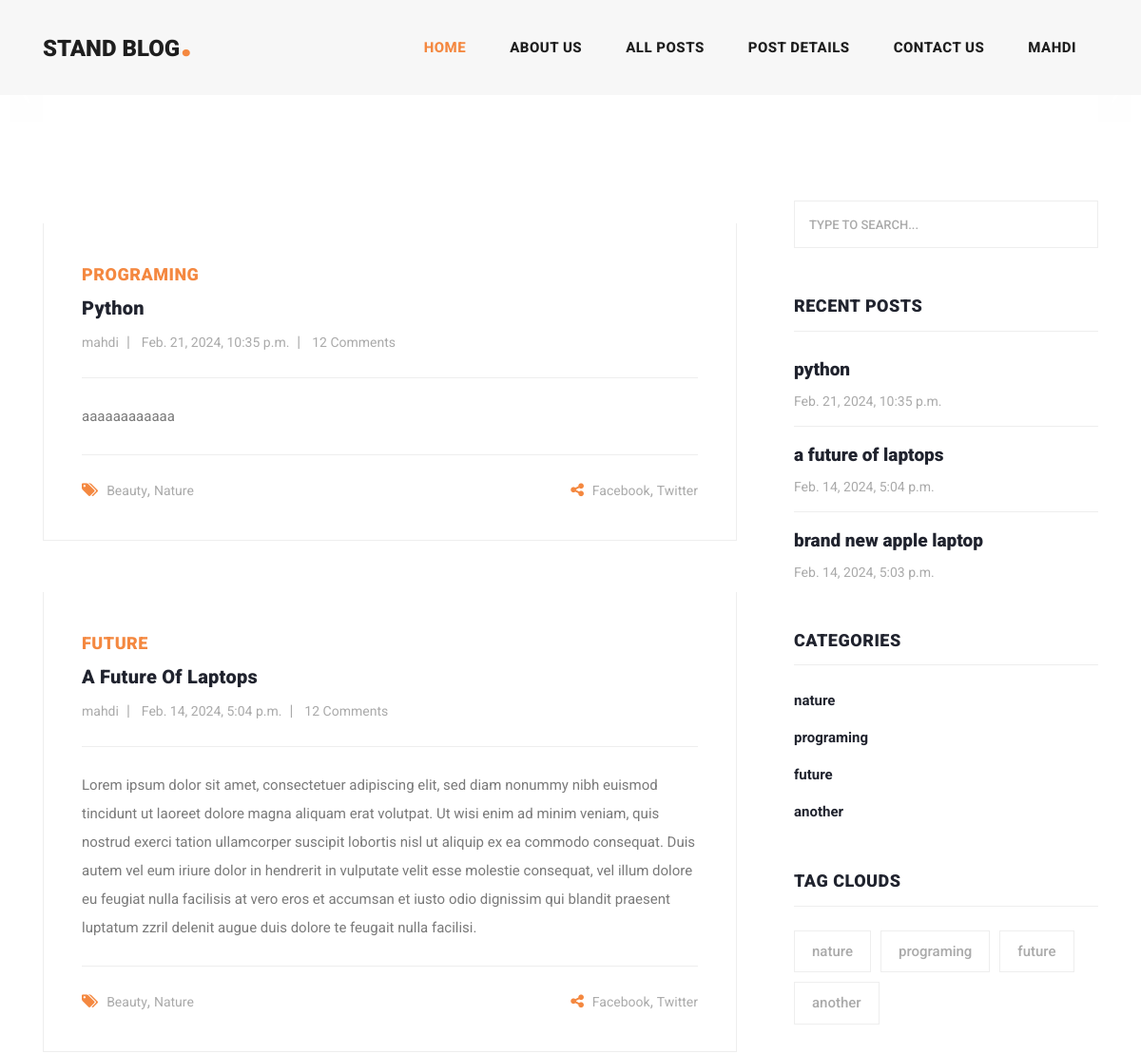
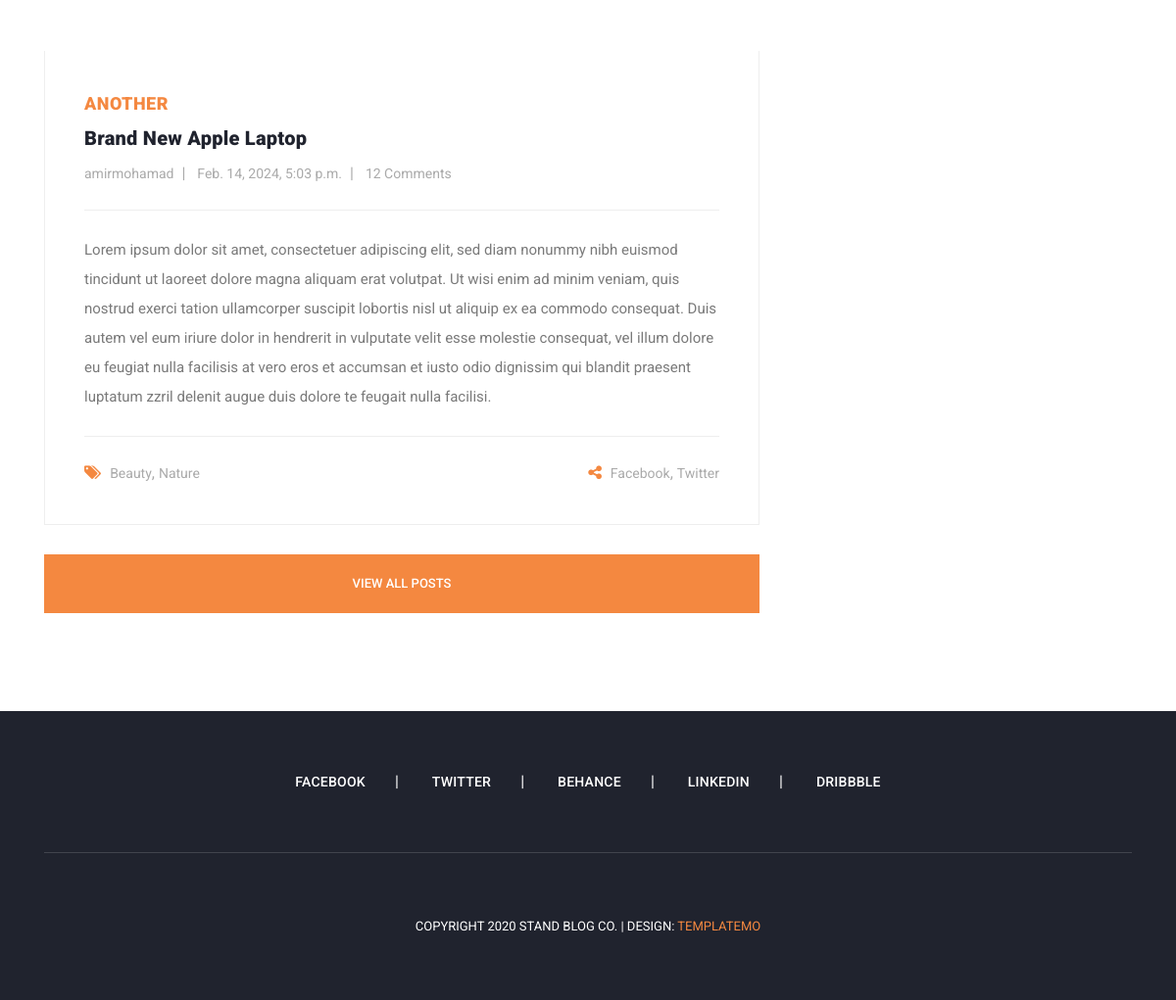
The app's page / (signed in) with its own data (2 pictures, top to bottom).
### blog_app/models.py (models this page shows, shortened)
class Article(models.Model):
    title = models.CharField(max_length=50)
    content = models.TextField()
    pub_date = models.DateTimeField(auto_now_add=True)
    category = models.ManyToManyField(Category, related_name='article')
    writer = models.ForeignKey(User, on_delete=models.CASCADE)
    myfiles = models.BinaryField(null=True)
    objects = models.Manager()
    objects_manager = Article_objects()
    is_published = models.BooleanField(default=True)
    image = models.ImageField(upload_to='blog_images', null=True, blank=True)
    slug = models.SlugField(null=True, unique=True, blank=True)
    def get_absolute_url(self):
        return reverse('blog_app:details', kwargs={'slug': self.slug})
    class Meta:
        ordering = ['-pub_date']

class Category(models.Model):
    name = models.CharField(max_length=50)
    slug = models.SlugField()
    def __str__(self):
        return self.name
    def get_absolute_url(self):
        return reverse('blog_app:category_details', kwargs={'slug': self.slug})

### main_app/views.py (the view)
# urls.py: path('',views.index, name='index')
def index(request):
    articles = Article.objects.all()
    recent_articles = Article.objects.all().order_by('-pub_date')[:3]
    return render(request, 'main_app/index.html', context={'article': articles})

### context_processors/context_processors.py (called while the page is built)
def recent_posts(request):
    posts = Article.objects.order_by('-pub_date')[:3]
    return {'recent_art': posts}

def categories_list(request):
    categories = Category.objects.all()
    return {'categories': categories}

### main_app/templates/main_app/index.html (shortened to what this page needs)
{% extends 'base.html' %}
{% load static %}
{% block content %}
    {% include 'main_app/django_head_article_templates.html' %}
    <section class="blog-posts">
        <div class="container">
            <div class="row">
                <div class="col-lg-8">
                    <div class="all-blog-posts">
                        <div class="row">
                            {% for item in recent_art %}
                                <div class="col-lg-12">
                                    <div class="blog-post">
                                        <div class="blog-thumb">
                                        </div>
                                        <div class="down-content">
                                            <span>{{ item.category.first }}</span>
                                            <a href="{{ item.get_absolute_url }}"><h4>{{ item.title }}</h4></a>
                                            <ul class="post-info">
                                                <li><a href="#">{{ item.writer }}</a></li>
                                                <li><a href="#">{{ item.pub_date }}</a></li>
                                                <li><a href="#">12 Comments</a></li>
                                            </ul>
                                            <p>{{ item.content }}</p>
                                            <div class="post-options">
                                                <div class="row">
                                                    <div class="col-6">
                                                        <ul class="post-tags">
                                                            <li><i class="fa fa-tags"></i></li>
                                                            <li><a href="#">Beauty</a>,</li>
                                                            <li><a href="#">Nature</a></li>
                                                        </ul>
                                                    </div>
                                                    <div class="col-6">
                                                        <ul class="post-share">
                                                            <li><i class="fa fa-share-alt"></i></li>
                                                            <li><a href="#">Facebook</a>,</li>
                                                            <li><a href="#"> Twitter</a></li>
                                                        </ul>
                                                    </div>
                                                </div>
                                            </div>
                                        </div>
                                    </div>
                                </div>
                            {% endfor %}
                            <div class="col-lg-12">
                                <div class="main-button">
                                    <a href="{% url 'blog_app:article_list' %}">View All Posts</a>
                                </div>
                            </div>
                        </div>
                    </div>
                </div>
                <div class="col-lg-4">
                    <div class="sidebar">
                        <div class="row">
                            {% include 'sidebar.html' %}
                        </div>
                    </div>
                </div>
            </div>
        </div>
    </section>
{% endblock %}

### main_app/templates/main_app/django_login_conditions.html
{% load static %}
{% if request.user.is_authenticated %}
    <li class="nav-item">
        <a class="nav-link" href="{% url 'account_app:account' %}">{{ user.username }}</a>
    </li>
{% else %}
    <li class="nav-item">
        <a class="nav-link" href="{% url 'account_app:login' %}">login</a>
    </li>
{% endif %}

### templates/sidebar.html
<div class="col-lg-12">
    <div class="sidebar-item search">
        <form id="search_form" name="gs" method="GET" action="{% url 'blog_app:search' %}">
            <input type="text" name="q" class="searchText" placeholder="type to search..."
                   autocomplete="on" value="{% if request.GET.q %}{{ request.GET.q }}{% endif %}" id="search_input">
        </form>
    </div>
</div>
<div class="col-lg-12">
    <div class="sidebar-item recent-posts">
        <div class="sidebar-heading">
            <h2>Recent Posts</h2>
        </div>
        <div class="content">
            <ul>
                <div class="content">
                    <ul>
                        {% for item in recent_art %}
                            <li><a href="{{ item.get_absolute_url }}">
                                <h5>{{ item.title }}</h5>
                                <span>{{ item.pub_date }}</span>
                            </a></li>
                        {% endfor %}
                    </ul>
                </div>
            </ul>
        </div>
    </div>
</div>
<div class="col-lg-12">
    <div class="sidebar-item categories">
        <div class="sidebar-heading">
            <h2>Categories</h2>
        </div>
        <div class="content">
            <ul>
                {% for item in categories %}
                    <li><a href="{{ item.get_absolute_url }}">{{ item.name }}</a></li>
                {% endfor %}
            </ul>
        </div>
    </div>
</div>
<div class="col-lg-12">
    <div class="sidebar-item tags">
        <div class="sidebar-heading">
            <h2>Tag Clouds</h2>
        </div>
        <div class="content">
            <ul>
                {% for i in categories %}
                    <li><a href="{{ i.get_absolute_url }}">{{ i.name }}</a></li>
                {% endfor %}
            </ul>
        </div>
    </div>
</div>

### assets/css/templatemo-stand-blog.css (style rules this page uses)
body { font-family: 'Roboto', sans-serif; overflow-x: hidden; text-rendering: optimizeLegibility; -webkit-font-smoothing: antialiased; -moz-osx-font-smoothing: grayscale; }
p { margin-bottom: 0px; font-size: 15px; font-weight: 400; color: #7a7a7a; line-height: 30px; }
a { text-decoration: none!important; }
ul { padding: 0; margin: 0; list-style: none; }
h1,h2,h3,h4,h5,h6 { margin: 0px; }
.main-button a { display: inline-block; background-color: #f48840; color: #fff; font-size: 13px; font-weight: 500; padding: 12px 20px; text-transform: uppercase; transition: all .3s; }
.navbar .navbar-nav .nav-item { margin: 0px 15px; }
.navbar .navbar-nav a.nav-link { text-transform: capitalize; font-size: 15px; font-weight: 800; text-transform: uppercase; letter-spacing: 0.5px; color: #1e1e1e; transition: all 0.3s; }
.blog-posts { margin-top: 100px; }
.blog-posts .blog-post { margin-bottom: 30px; }
.blog-posts .down-content { padding: 40px; border-right: 1px solid #eee; border-left: 1px solid #eee; border-bottom: 1px solid #eee; }
.blog-posts .down-content span { font-size: 18px; text-transform: uppercase; letter-spacing: 0.5px; font-weight: 900; color: #f48840; }
.blog-posts .down-content h4 { font-size: 24px; text-transform: capitalize; letter-spacing: 0.5px; font-weight: 900; color: #20232e; margin: 10px 0px 12px 0px; }
.blog-posts .down-content ul.post-info li { display: inline-block; margin-right: 8px; }
.blog-posts .down-content ul.post-info li:after { content: '|'; color: #aaa; margin-left: 8px; }
.blog-posts .down-content h4 { font-size: 20px; letter-spacing: 0.25px; }
.blog-posts .down-content ul.post-info li:last-child::after { display: none; }
.blog-posts .down-content ul.post-info li a { font-size: 14px; color: #aaa; font-weight: 400; transition: all .3s; }
.blog-posts .down-content p { padding: 25px 0px; margin: 25px 0px; border-top: 1px solid #eee; border-bottom: 1px solid #eee; }
.blog-posts .down-content ul.post-share { text-align: right; }
.blog-posts .down-content ul.post-tags li, .blog-posts .down-content ul.post-share li { display: inline-block; }
.blog-posts .down-content ul.post-tags li:first-child i, .blog-posts .down-content ul.post-share li:first-child i { color: #f48840; margin-right: 5px; }
.blog-posts .down-content ul.post-tags li, .blog-posts .down-content ul.post-share li { color: #aaa; }
.blog-posts .down-content ul.post-tags li a, .blog-posts .down-content ul.post-share li a { font-size: 14px; color: #aaa; font-weight: 400; transition: all .3s; }
.blog-posts .main-button a { height: 60px; line-height: 60px; padding: 0px; width: 100%; text-align: center; }
.blog-posts .sidebar-heading h2 { font-size: 18px; text-transform: uppercase; font-weight: 900; letter-spacing: 0.5px; color: #20232e; border-bottom: 1px solid #eee; padding-bottom: 15px; margin-bottom: 25px; }
.sidebar { margin-left: 30px; }
.sidebar .sidebar-item { margin-top: 50px; }
.sidebar .search { margin-top: 0px; }
.sidebar .sidebar-heading h2 { font-size: 18px; text-transform: uppercase; font-weight: 900; letter-spacing: 0.5px; color: #20232e; border-bottom: 1px solid #eee; padding-bottom: 15px; margin-bottom: 25px; }
.sidebar .search input { width: 100%; height: 50px; border: 1px solid #eee; font-size: 13px; text-transform: uppercase; font-weight: 500; color: #7a7a7a; outline: none; padding: 0px 15px; }
.sidebar .search input::placeholder { color: #aaa; }
.sidebar .recent-posts ul li { margin-bottom: 15px; padding-bottom: 15px; border-bottom: 1px solid #eee; }
.sidebar .recent-posts ul li:last-child { margin-bottom: 0px; padding-bottom: 0px; border-bottom: none; }
.sidebar .recent-posts ul li h5 { font-size: 19px; font-weight: 900; color: #20232e; line-height: 30px; transition: all 0.3s; }
.sidebar .recent-posts ul li span { display: block; font-size: 14px; color: #aaa; margin-top: 8px; }
.sidebar .categories ul li { margin-bottom: 15px; }
.sidebar .categories ul li:last-child { margin-bottom: 0px; }
.sidebar .categories ul li a { font-size: 15px; font-weight: 700; color: #20232e; transition: all .3s; }
.sidebar .tags ul li { margin-right: 6px; display: inline-block; }
.sidebar .tags ul li { margin-bottom: 10px; }
.sidebar .tags ul li a { font-size: 15px; font-weight: 500; color: #aaa; display: inline-block; border: 1px solid #eee; padding: 10px 18px; transition: all .3s; }

### records on screen
Article: category.first "PROGRAMING", title "Python", writer "mahdi", pub_date "Feb. 21, 2024, 10:35 p.m.", content "aaaaaaaaaaaa", title "python"
Article: category.first "FUTURE", title "A Future Of Laptops", writer "mahdi", pub_date "Feb. 14, 2024, 5:04 p.m.", content "Lorem ipsum dolor sit amet, consectetuer adipiscing elit, sed diam nonummy nibh euismod tincidunt ut laoreet dolore magna aliquam erat volutpat. Ut wisi enim ad minim veniam, quis nostrud exerci tation ullamcorper suscipit lobortis nisl ut aliquip ex ea commodo consequat. Duis autem vel eum iriure dolor in hendrerit in vulputate velit esse molestie consequat, vel illum dolore eu feugiat nulla facilisis at vero eros et accumsan et iusto odio dignissim qui blandit praesent luptatum zzril delenit augue duis dolore te feugait nulla facilisi.", title "a future of laptops"
Article: category.first "ANOTHER", title "Brand New Apple Laptop", writer "amirmohamad", pub_date "Feb. 14, 2024, 5:03 p.m.", content "Lorem ipsum dolor sit amet, consectetuer adipiscing elit, sed diam nonummy nibh euismod tincidunt ut laoreet dolore magna aliquam erat volutpat. Ut wisi enim ad minim veniam, quis nostrud exerci tation ullamcorper suscipit lobortis nisl ut aliquip ex ea commodo consequat. Duis autem vel eum iriure dolor in hendrerit in vulputate velit esse molestie consequat, vel illum dolore eu feugiat nulla facilisis at vero eros et accumsan et iusto odio dignissim qui blandit praesent luptatum zzril delenit augue duis dolore te feugait nulla facilisi.", title "brand new apple laptop"
Category: name "nature"
Category: name "programing"
Category: name "future"
Category: name "another"

### other values on screen
{{ user.username }} "MAHDI"
